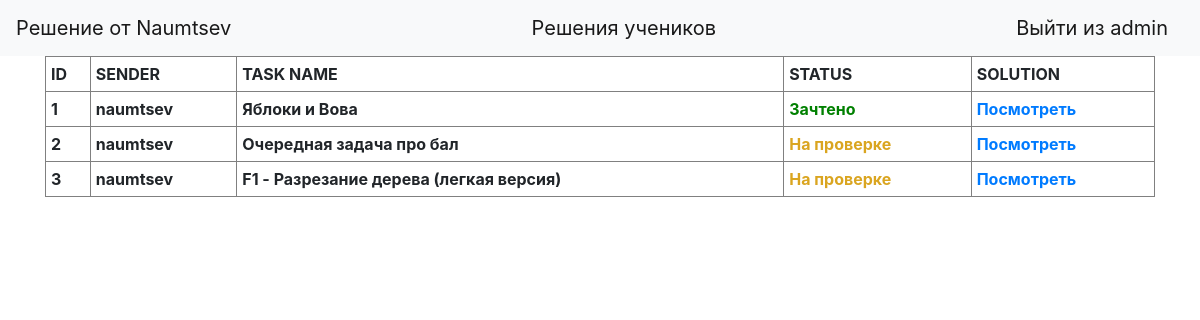
The page /solutions (signed in) on the database its author committed.
### solution.py (models this page shows, shortened)
class YandexLyceumStudent(db.Model):
    id = db.Column(db.Integer, primary_key=True)
    username = db.Column(db.String(80), unique=True, nullable=False)
    name = db.Column(db.String(80), unique=False, nullable=False)
    surname = db.Column(db.String(80), unique=False, nullable=False)
    email = db.Column(db.String(120), unique=True, nullable=False)
    password = db.Column(db.String(120), unique=False, nullable=False)

class SolutionAttempt(db.Model):
    id = db.Column(db.Integer, primary_key=True)
    task = db.Column(db.String(80), unique=False, nullable=False)
    code = db.Column(db.String(1000), unique=False, nullable=False)
    status = db.Column(db.String(50), unique=False, nullable=False)
    student_id = db.Column(db.Integer,
                           db.ForeignKey('yandex_lyceum_student.id'),
                           nullable=False)
    student = db.relationship('YandexLyceumStudent',
                              backref=db.backref('SolutionAttempts',
                                                 lazy=True))

### solution.py (the view)
@app.route('/solutions')
def solutions():
    if 'username' not in session:
        return redirect('/login')
    if session['username'] not in ADMINS:
        return redirect('/')
    all = SolutionAttempt.query.all()
    arr = []
    for i in all:
        id = i.id
        sender = i.student.username
        task = i.task
        status = i.status
        arr.append((id, sender, task, status))
    return render_template('admin_solutions.html', session=session, ADMINS=ADMINS, solutions=arr, sz=len(arr))

### templates/admin_solutions.html (shortened to what this page needs)
{% extends "base.html" %}
{% block content %}
  {% if sz == 0%}
    <h1> <a style="margin:300px;" >Список решений учеников пуст </a></h1>
      {% else %}
<div>
    <table border="1" width="100%" cellpadding="5" >
      <th>ID</th>
      <th>SENDER</th>
      <th>TASK NAME</th>
      <th>STATUS</th>
      <th>SOLUTION</th>
      {% for id, sender, task_name, status in solutions %}
      <tr>
          <th>{{id}}</th>
          <th>{{sender}}</th>
          <th>{{task_name}}</th>
          {% if status == 'На проверке'%}
          <th style="color:#DAA520">{{status}}</th>
          {% endif %}
            {% if status == 'Зачтено'%}
          <th style="color:green">{{status}}</th>
          {% endif %}
          <th> <a href="/change_status/{{id}}">Посмотреть</a></th>
    </tr>
      {% endfor %}
       </table>
    </div>
    {% endif%}
{% endblock %}

### rows shown on the page
YandexLyceumStudent: solutions "naumtsev" "naumtsev" "naumtsev"
SolutionAttempt: solutions "Яблоки и Вова", solutions "Зачтено"
SolutionAttempt: solutions "Очередная задача про бал", solutions "На проверке"
SolutionAttempt: solutions "F1 - Разрезание дерева (легкая версия)", solutions "На проверке"

### other values the page prints
{{ session["username"] }} "admin"
{{ id }} "1" "2" "3"
